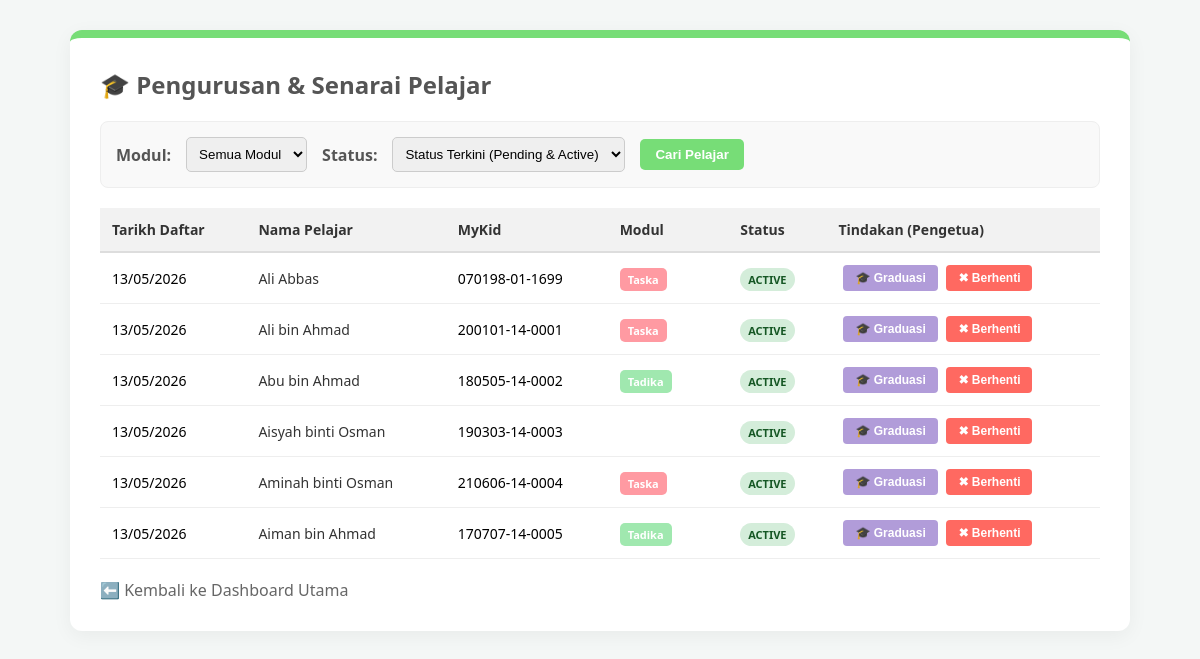
Before: /senarai_pelajar.php (signed in) with the older database file.
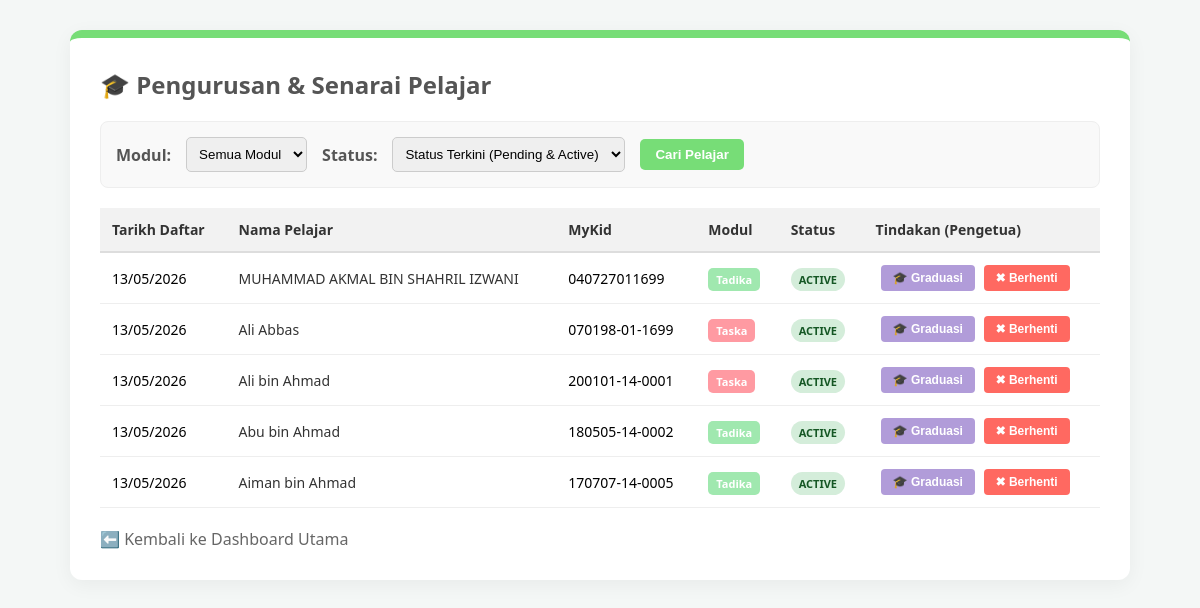
After: the same page with the newer database file.
### tables this page shows
CREATE TABLE `students` (
  `id` int(11) NOT NULL,
  `parent_id` int(11) NOT NULL,
  `full_name` varchar(100) NOT NULL,
  `mykid_number` varchar(20) NOT NULL,
  `module` enum('Taska','Tadika','KAFA Care') NOT NULL,
  `health_record` text DEFAULT NULL,
  `allergies` text DEFAULT NULL,
  `status` enum('Pending','Active','Graduated','Withdrawn') DEFAULT 'Pending',
  `created_at` timestamp NOT NULL DEFAULT current_timestamp(),
  `parent_name` varchar(100) NOT NULL,
  `parent_ic` varchar(15) NOT NULL,
  `parent_phone` varchar(15) NOT NULL,
  `parent_email` varchar(100) NOT NULL,
  `employer_name` varchar(100) NOT NULL,
  `employer_address` text NOT NULL,
  `address` text NOT NULL,
  `postcode` varchar(10) NOT NULL,
  `state` varchar(50) NOT NULL
);

### senarai_pelajar.php (the view, shortened to what this page needs)
<?php
require 'db.php';
$filter_status = isset($_GET['status']) ? $_GET['status'] : '';
$sql = "SELECT * FROM students WHERE 1=1";
if ($filter_status != '') {
    $sql .= " AND status = '$filter_status'";
} else {
    $sql .= " AND status IN ('Pending', 'Active')";
}
$sql .= " ORDER BY created_at DESC";
$result = $conn->query($sql);
?>
<!DOCTYPE html>
<html lang="ms">
<head>
</head>
<body>
    <div class="container">
        <div class="header-box">
            <h2>🎓 Pengurusan & Senarai Pelajar</h2>
        </div>
        <form method="GET" action="senarai_pelajar.php" class="filter-form">
            <label style="font-weight:bold; color:#555;">Modul:</label>
            <select name="module">
                <option value="">Semua Modul</option>
            </select>
            <label style="font-weight:bold; color:#555;">Status:</label>
            <select name="status">
                <option value="">Status Terkini (Pending & Active)</option>
            </select>
            <button type="submit" class="btn-filter">Cari Pelajar</button>
        </form>
        <table>
            <thead>
                <tr>
                    <th>Tarikh Daftar</th>
                    <th>Nama Pelajar</th>
                    <th>MyKid</th>
                    <th>Modul</th>
                    <th>Status</th>
                    <th>Tindakan (Pengetua)</th>
                </tr>
            </thead>
            <tbody>
                <?php if ($result->num_rows > 0): ?>
                    <?php while($row = $result->fetch_assoc()):
                        $tagClass = 'tag-' . strtolower(str_replace(' ', '', $row['module'] ?? ''));
                    ?>
                        <tr>
                            <td><?php echo !empty($row['created_at']) ? date('d/m/Y', strtotime($row['created_at'])) : '-'; ?></td>
                            <td style="font-weight:500; color:#333;"><?php echo htmlspecialchars($row['full_name']); ?></td>
                            <td><?php echo htmlspecialchars($row['mykid_number']); ?></td>
                            <td><span class="tag <?php echo $tagClass; ?>"><?php echo htmlspecialchars($row['module']); ?></span></td>
                            <td><span class="status-badge status-<?php echo $row['status']; ?>"><?php echo strtoupper($row['status']); ?></span></td>
                            <td>
                                <form method="POST" action="senarai_pelajar.php" style="margin:0;">
                                    <?php if ($row['status'] == 'Pending'): ?>
                                        <button type="submit" name="approve_student" class="btn-approve">✔ Luluskan</button>
                                        <button type="submit" name="buang_student" class="btn-reject" onclick="return confirm('Pasti mahu membatalkan permohonan ini?');">✖ Batal</button>
                                    <?php elseif ($row['status'] == 'Active'): ?>
                                        <button type="submit" name="graduate_student" class="btn-graduate" onclick="return confirm('Pasti mahu tamatkan pembelajaran pelajar ini (Graduated)? Data akan dipindah ke Arkib.');">🎓 Graduasi</button>
                                        <button type="submit" name="buang_student" class="btn-reject" onclick="return confirm('Pasti mahu berhentikan pelajar ini (Withdrawn)? Data akan dipindah ke Arkib.');">✖ Berhenti</button>
                                    <?php endif; ?>
                                    </form>
                            </td>
                        </tr>
                    <?php endwhile; ?>
                <?php else: ?>
                    <tr><td colspan="6" style="text-align:center; padding: 20px; color:#888;">Tiada rekod pelajar ditemui.</td></tr>
                <?php endif; ?>
            </tbody>
        </table>
        <a href="home.php" class="btn-back">⬅️ Kembali ke Dashboard Utama</a>
    </div>
</body>
</html>

Changed rows visible on the page:
no longer on this page (row edited): students: created_at "13/05/2026", full_name "Aisyah binti Osman", mykid_number "190303-14-0003", status "ACTIVE", shows "🎓 Graduasi", module "KAFA Care" (drawn)
no longer on this page (row edited): students: created_at "13/05/2026", full_name "Aminah binti Osman", mykid_number "210606-14-0004", module "Taska", status "ACTIVE", shows "🎓 Graduasi"
added students: created_at "13/05/2026", full_name "MUHAMMAD AKMAL BIN SHAHRIL IZWANI", mykid_number "040727011699", module "Tadika", status "ACTIVE", shows "🎓 Graduasi"
